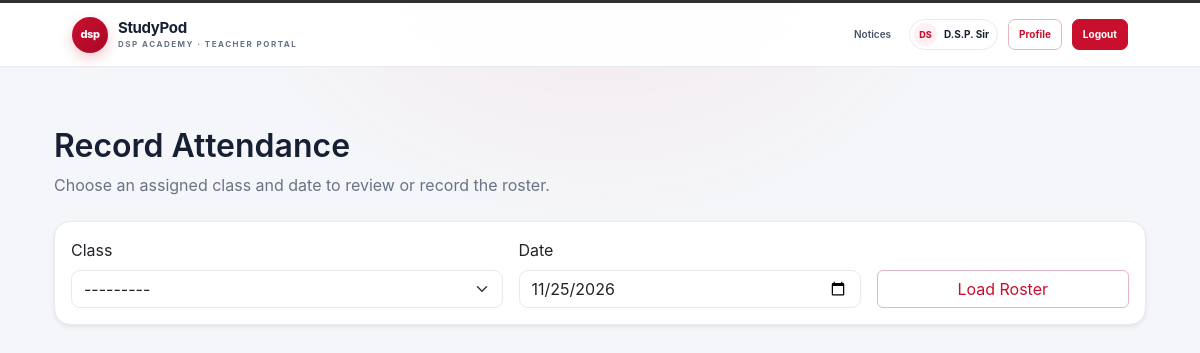
The page /attendance/ (signed in) on the database its author committed.
### accounts/models.py (models this page shows, shortened)
class User(AbstractUser):
    class Role(models.TextChoices):
        TEACHER = "TEACHER", "Teacher"
        STUDENT = "STUDENT", "Student"
        PARENT = "PARENT", "Parent"
    role = models.CharField(
        max_length=10,
        choices=Role.choices,
        default=Role.STUDENT,
    )

### accounts/views.py (the view)
@login_required
def attendance(request):
    from academics.views import teacher_attendance
    return teacher_attendance(request)

### academics/forms.py
class AttendanceSelectionForm(forms.Form):
    student_class = forms.ModelChoiceField(
        queryset=Class.objects.none(),
        label="Class",
        widget=forms.Select(attrs={"class": "form-select"}),
    )
    date = forms.DateField(
        initial=timezone.localdate,
        widget=forms.DateInput(
            attrs={"type": "date", "class": "form-control"},
            format="%Y-%m-%d",
        ),
        input_formats=["%Y-%m-%d"],
    )
    def __init__(self, *args, teacher, **kwargs):
        super().__init__(*args, **kwargs)
        self.fields["student_class"].queryset = Class.objects.filter(
            teaching_assignments__teacher=teacher
        ).distinct().order_by("name", "section")

### academics/models.py (called while the page is built)
    def __str__(self):
        return f"{self.name} - {self.section}"

### academics/views.py (called while the page is built)
def _attendance_context(selection_form, selected_class=None, selected_date=None,
                        students=None, attendance_errors=None):
    return {
        "selection_form": selection_form,
        "selected_class": selected_class,
        "selected_date": selected_date,
        "students": students or [],
        "attendance_errors": attendance_errors or [],
        "status_choices": Attendance.Status.choices,
    }

### academics/templates/academics/teacher_attendance.html (shortened to what this page needs)
{% extends "accounts/base.html" %}
{% block content %}
<div class="container mt-4">
    <div class="mb-4">
        <h2>Record Attendance</h2>
        <p class="text-muted mb-0">Choose an assigned class and date to review or record the roster.</p>
    </div>
    <form method="post" class="card shadow-sm">
        <div class="card-body">
            <div class="row align-items-end g-3">
                <div class="col-md-5">
                    <label class="form-label" for="id_student_class">Class</label>
                    {{ selection_form.student_class }}
                </div>
                <div class="col-md-4">
                    <label class="form-label" for="id_date">Date</label>
                    {{ selection_form.date }}
                </div>
                <div class="col-md-3">
                    <button type="submit" name="action" value="load" class="btn btn-outline-primary w-100">Load Roster</button>
                </div>
            </div>
        </div>
    </form>
</div>
{% endblock %}

### accounts/templates/accounts/partials/student_portal_header.html
<nav class="navbar navbar-expand-lg student-nav" aria-label="Student portal">
    <div class="container-fluid student-nav-inner">
        <a class="student-brand" href="{% url 'dashboard' %}" aria-label="StudyPod student dashboard">
            <span class="student-brand-mark">dsp</span>
            <span class="student-brand-copy">
                <strong>StudyPod</strong>
                <small>DSP ACADEMY · {% if user.role == "TEACHER" %}TEACHER PORTAL{% elif user.role == "PARENT" %}PARENT PORTAL{% else %}STUDENT PORTAL{% endif %}</small>
            </span>
        </a>
        <div class="student-nav-links">
            <a href="{% url 'notices' %}">Notices</a>
            <span class="student-user-chip">
                <span class="student-avatar">{% if user.first_name and user.last_name %}{{ user.first_name|first|upper }}{{ user.last_name|first|upper }}{% else %}{{ user.get_full_name|default:user.username|first|upper }}{% endif %}</span>
                {{ user.get_full_name|default:user.username }}
            </span>
            <a class="student-nav-button" href="{% url 'profile' %}">Profile</a>
            <a class="student-nav-button student-logout" href="{% url 'logout' %}">Logout</a>
        </div>
    </div>
</nav>

### accounts/templates/accounts/base.html (style rules this page uses)
:root { --sp-primary: #2563eb; --sp-navy: #0f172a; --sp-background: #f8fafc; --sp-text: #1e293b; --sp-muted: #64748b; --sp-border: #e2e8f0; }
body { background: var(--sp-background); color: var(--sp-text); font-family: -apple-system, BlinkMacSystemFont, "Segoe UI", sans-serif; }
h1, h2, h3, h4, h5, h6 { color: var(--sp-navy); font-weight: 600; }
.card { background-color: #fff; border: 1px solid var(--sp-border); border-radius: 12px; box-shadow: 0 2px 8px rgb(15 23 42 / 5%); }
a:not(.btn):not(.navbar-brand) { color: var(--sp-primary); }
.navbar a:not(.btn):not(.navbar-brand) { color: #fff; }
.text-muted { color: var(--sp-muted) !important; }

### rows shown on the page
User: first_name|first "D", last_name|first "S", get_full_name "D.S.P. Sir"
